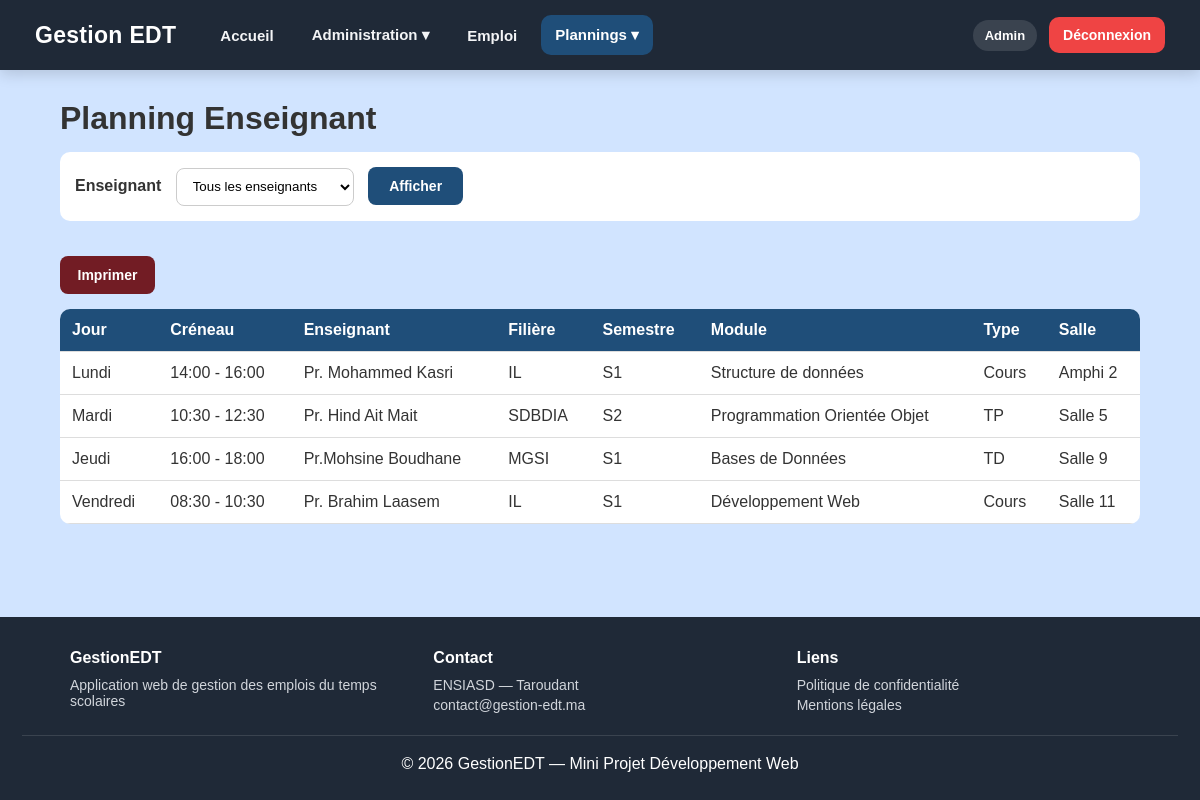
Page /pages/planning_enseignant.php (signed in) on the committed database.
### tables this page shows
CREATE TABLE `emplois` (
  `id` int(11) NOT NULL,
  `filiere_id` int(11) DEFAULT NULL,
  `semestre_id` int(11) DEFAULT NULL,
  `module_id` int(11) DEFAULT NULL,
  `enseignant_id` int(11) DEFAULT NULL,
  `salle_id` int(11) DEFAULT NULL,
  `creneau_id` int(11) DEFAULT NULL,
  `jour` enum('Lundi','Mardi','Mercredi','Jeudi','Vendredi','Samedi') NOT NULL,
  `type_cours` enum('Cours','TD','TP') DEFAULT 'Cours',
  `created_at` timestamp NULL DEFAULT current_timestamp()
);

CREATE TABLE `creneaux` (
  `id` int(11) NOT NULL,
  `heure_debut` time NOT NULL,
  `heure_fin` time NOT NULL
);

CREATE TABLE `enseignants` (
  `id` int(11) NOT NULL,
  `nom` varchar(100) NOT NULL,
  `email` varchar(100) DEFAULT NULL,
  `telephone` varchar(20) DEFAULT NULL
);

CREATE TABLE `filieres` (
  `id` int(11) NOT NULL,
  `nom` varchar(100) NOT NULL,
  `description` text DEFAULT NULL
);

CREATE TABLE `semestres` (
  `id` int(11) NOT NULL,
  `nom` varchar(50) NOT NULL
);

CREATE TABLE `modules` (
  `id` int(11) NOT NULL,
  `nom` varchar(100) NOT NULL,
  `code_module` varchar(30) DEFAULT NULL,
  `description` text DEFAULT NULL
);

CREATE TABLE `salles` (
  `id` int(11) NOT NULL,
  `nom` varchar(100) NOT NULL,
  `capacite` int(11) DEFAULT 30,
  `type_salle` enum('Salle normale','Salle TP','Amphi') DEFAULT 'Salle normale'
);

### pages/planning_enseignant.php (the view, shortened to what this page needs)
<?php
require_once "../config.php";
$sql = "
    SELECT e.*,
           f.nom AS filiere,
           sem.nom AS semestre,
           m.nom AS module,
           ens.nom AS enseignant,
           s.nom AS salle,
           c.heure_debut,
           c.heure_fin
    FROM emplois e
    LEFT JOIN filieres f ON e.filiere_id = f.id
    LEFT JOIN semestres sem ON e.semestre_id = sem.id
    LEFT JOIN modules m ON e.module_id = m.id
    LEFT JOIN enseignants ens ON e.enseignant_id = ens.id
    LEFT JOIN salles s ON e.salle_id = s.id
    LEFT JOIN creneaux c ON e.creneau_id = c.id
    WHERE 1
";
$params = [];
$sql .= "
    ORDER BY
        FIELD(e.jour, 'Lundi', 'Mardi', 'Mercredi', 'Jeudi', 'Vendredi', 'Samedi'),
        c.heure_debut ASC
";
$stmt = $PDO->prepare($sql);
$stmt->execute($params);
$emplois = $stmt->fetchAll(PDO::FETCH_ASSOC);
?>
<!DOCTYPE html>
<html lang="fr">
<head>
    <link rel="stylesheet" href="../css/style.css">
</head>
<body class="enseignant-planning-page">
<?php require_once "../includes/navbar.php"; ?>
<div class="container">
    <h1>Planning Enseignant</h1>
    <?php if ($_SESSION['role'] === 'admin'): ?>
        <form method="GET" class="filter-box no-print">
            <label>Enseignant</label>
            <select name="enseignant">
                <option value="">Tous les enseignants</option>
            </select>
            <button type="submit" class="enseignant-btn">Afficher</button>
        </form>
    <?php endif; ?>
    <button onclick="window.print()" class="enseignant-btn print-btn no-print">Imprimer</button>
    <table>
        <thead>
            <tr>
                <th>Jour</th>
                <th>Créneau</th>
                <th>Enseignant</th>
                <th>Filière</th>
                <th>Semestre</th>
                <th>Module</th>
                <th>Type</th>
                <th>Salle</th>
            </tr>
        </thead>
        <tbody>
            <?php if (count($emplois) > 0): ?>
                <?php foreach ($emplois as $emploi): ?>
                    <tr>
                        <td><?= htmlspecialchars($emploi['jour']) ?></td>
                        <td>
                            <?php if (!empty($emploi['heure_debut']) && !empty($emploi['heure_fin'])): ?>
                                <?= htmlspecialchars(substr($emploi['heure_debut'], 0, 5)) ?>
                                -
                                <?= htmlspecialchars(substr($emploi['heure_fin'], 0, 5)) ?>
                            <?php else: ?>
                                -
                            <?php endif; ?>
                        </td>
                        <td><?= htmlspecialchars($emploi['enseignant'] ?? '-') ?></td>
                        <td><?= htmlspecialchars($emploi['filiere'] ?? '-') ?></td>
                        <td><?= htmlspecialchars($emploi['semestre'] ?? '-') ?></td>
                        <td><?= htmlspecialchars($emploi['module'] ?? '-') ?></td>
                        <td><?= htmlspecialchars($emploi['type_cours'] ?? '-') ?></td>
                        <td><?= htmlspecialchars($emploi['salle'] ?? '-') ?></td>
                    </tr>
                <?php endforeach; ?>
            <?php endif; ?>
        </tbody>
    </table>
</div>
<?php require_once "../includes/footer.php"; ?>
</body>
</html>

### css/style.css (style rules this page uses)
* { margin: 0; padding: 0; box-sizing: border-box; }
body { font-family: 'Trebuchet MS', 'Lucida Sans Unicode', 'Lucida Grande', 'Lucida Sans', Arial, sans-serif; background: #d1e4ff; color: #333; }
.container { width: 90%; margin: 30px auto; }
.container h1 { margin-bottom: 15px; }
table { width: 100%; border-collapse: collapse; background: white; border-radius: 10px; overflow: hidden; }
th { background: #1f4e79; color: white; }
td, th { padding: 12px; border-bottom: 1px solid #ddd; text-align: left; }
.filter-box { background: white; padding: 15px; border-radius: 10px; margin-bottom: 20px; }
.filter-box label { font-weight: bold; margin-right: 10px; }
.filter-box select { padding: 10px; border: 1px solid #ccc; border-radius: 6px; }
.enseignant-planning-page .enseignant-btn { height: 38px; min-width: 95px; padding: 0 16px; border: none; border-radius: 8px; background: #1f4e79; color: white; font-size: 14px; font-weight: 600; cursor: pointer; display: inline-flex; align-items: center; justify-content: center; transition: 0.2s ease; }
.enseignant-planning-page .print-btn { margin: 15px 0; background: #721c24; }
.enseignant-planning-page .filter-box select { height: 38px; padding: 0 12px; border: 1px solid #ccc; border-radius: 8px; background: white; margin-right: 10px; }
html, body { min-height: 100vh; }
body { display: flex; flex-direction: column; }
body > .container, body > div.container { flex: 1; }

### rows in the picture
emplois: jour "Lundi", creneau.heure_debut "14:00", creneau.heure_fin "16:00", enseignant.nom "Pr. Mohammed Kasri", filiere.nom "IL", semestre.nom "S1", module.nom "Structure de données", type_cours "Cours", salle.nom "Amphi 2"
emplois: jour "Mardi", creneau.heure_debut "10:30", creneau.heure_fin "12:30", enseignant.nom "Pr. Hind Ait Mait", filiere.nom "SDBDIA", semestre.nom "S2", module.nom "Programmation Orientée Objet", type_cours "TP", salle.nom "Salle 5"
emplois: jour "Jeudi", creneau.heure_debut "16:00", creneau.heure_fin "18:00", enseignant.nom "Pr.Mohsine Boudhane", filiere.nom "MGSI", semestre.nom "S1", module.nom "Bases de Données", type_cours "TD", salle.nom "Salle 9"
emplois: jour "Vendredi", creneau.heure_debut "08:30", creneau.heure_fin "10:30", enseignant.nom "Pr. Brahim Laasem", filiere.nom "IL", semestre.nom "S1", module.nom "Développement Web", type_cours "Cours", salle.nom "Salle 11"

### other values in the picture
$role "Admin"
